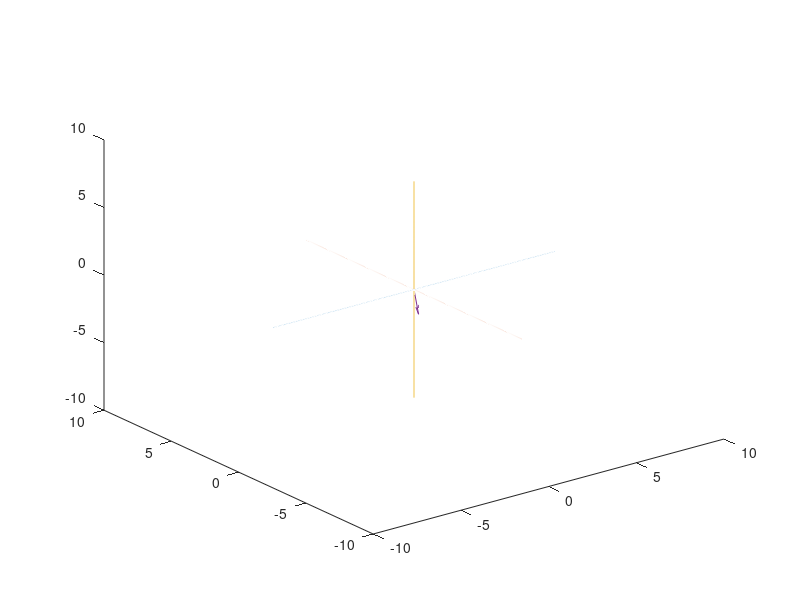

Source code (MATLAB): (Note: this script raises an error after producing the figure.)
function Regular_Right_Instance_CSVRead()
Data = csvread('RightArmMotionData.csv', 1,0);

Time = Data(1:end, 1);
Size = length(Time);
%--------------------------------------------------------------------------
%Arm_1 Vector Length
Arm_1 = Data(1:end, 2);

%Arm_2 Vector Length
Arm_2 = Data(1:end, 5);

%Arm_3 Vector Length
Arm_3 = Data(1:end, 8);


%--------------------------------------------------------------------------

%Arm 1------------------------------------------
%Phi Angle Setter
Upper_Arm_Phi = pi/180*Data(1:end, 3);

%Theta Angle Setter
Upper_Arm_Theta = pi/180*Data(1:end, 4);

%Arm 2------------------------------------------
%Phi Angle Setter
Forearm_Phi = pi/180*Data(1:end, 6);

%Theta Angle Setter
Forearm_Theta = pi/180*Data(1:end, 7);

%Arm 3------------------------------------------
%Phi Angle Setter
Hand_Phi = pi/180*Data(1:end, 9);

%Theta Angle Setter
Hand_Theta = pi/180*Data(1:end, 10);





%--------------------------------------------------------------------------
%Conversion from Spherical to Rectangular Coordinates 
%Arm 1
x_1 = Arm_1.*sin(Upper_Arm_Phi).*cos(Upper_Arm_Theta);
y_1 = Arm_1.*sin(Upper_Arm_Phi).*sin(Upper_Arm_Theta);
z_1 = Arm_1.*cos(Upper_Arm_Phi);

%Arm 2
x_2 = Arm_2.*sin(Forearm_Phi).*cos(Forearm_Theta);
y_2 = Arm_2.*sin(Forearm_Phi).*sin(Forearm_Theta);
z_2 = Arm_2.*cos(Forearm_Phi);

%Arm 3
x_3 = Arm_3.*sin(Hand_Phi).*cos(Hand_Theta);
y_3 = Arm_3.*sin(Hand_Phi).*sin(Hand_Theta);
z_3 = Arm_3.*cos(Hand_Phi);


%--------------------------------------------------------------------------
%Line/Axis Plots 
t1a = -8:.01:8;
t1b = 0*t1a;
t1c = 0*t1a;

t2b = -8:.01:8;
t2a = 0*t2b;
t2c = 0*t2b;

t3c = -8:.01:8;
t3a = 0*t3c;
t3b = 0*t3c;

%--------------------------------------------------------------------------
%Graphing loop
for j = 1:Size
    %Plot Axes
    plot3(t1a, t1b, t1c);
    hold on
    plot3(t2a, t2b, t2c);
    hold on
    plot3(t3a, t3b, t3c);
    hold on
    
    %Coordinate Set
    %Arm 1
    x2_begin_1 = 0;
    y2_begin_1 = 0;
    z2_begin_1 = 0;
    
    x2_1 = x_1(j);
    y2_1 = y_1(j);
    z2_1 = z_1(j);
    
    %Arm_2
    x2_begin_2 = x2_1;
    y2_begin_2 = y2_1;
    z2_begin_2 = z2_1;
    
    x2_2 = x_2(j) + x2_begin_2;
    y2_2 = y_2(j) + y2_begin_2;
    z2_2 = z_2(j) + z2_begin_2;
    
    %Arm_3
    x2_begin_3 = x2_2;
    y2_begin_3 = y2_2;
    z2_begin_3 = z2_2;
    
    x2_3 = x_3(j) + x2_begin_3;
    y2_3 = y_3(j) + y2_begin_3;
    z2_3 = z_3(j) + z2_begin_3;
    
    %Arm_1
    q_1 = quiver3([x2_begin_1],[y2_begin_1],[z2_begin_1],[x2_1],[y2_1],[z2_1]);
    q_1.Color = 'black';
    q_1.LineWidth = 10;
    q_1.Marker = 'h';
    q_1.MarkerSize = 20;
    q_1.MarkerFaceColor = 'blue';
    q_1.MarkerEdgeColor = 'blue';
    q_1.ShowArrowHead = 'off';
    q_1.AlignVertexCenters = 'on';
    hold on
    
    %Arm_2
    q_2 = quiver3([x2_begin_2],[y2_begin_2],[z2_begin_2],[x2_2],[y2_2],[z2_2]);
    q_2.Color = 'black';
    q_2.LineWidth = 10;
    q_2.Marker = 'h';
    q_2.MarkerSize = 20;
    q_2.MarkerFaceColor = 'blue';
    q_2.MarkerEdgeColor = 'blue';
    q_2.ShowArrowHead = 'off';
    q_2.AlignVertexCenters = 'on';
    hold on
    
    %Arm_3
    q_3 = quiver3([x2_begin_3],[y2_begin_3],[z2_begin_3],[x2_3],[y2_3],[z2_3]);
    q_3.Color = 'black';
    q_3.LineWidth = 10;
    q_3.Marker = 'h';
    q_3.MarkerSize = 20;
    q_3.MarkerFaceColor = 'blue';
    q_3.MarkerEdgeColor = 'blue';
    q_3.ShowArrowHead = 'on';
    q_3.AlignVertexCenters = 'on';
    hold on
    
    axis([-5 5 -5 5 -5 5])
    drawnow
    pause(.03)
    hold on
end
